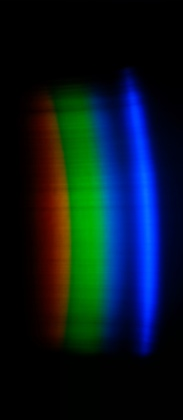
%> input picture android/app/src/main/jni/test/bb/avg.jpg, 183 x 420 px, shrunk from 1064 x 2448 before the run
$ octave autoCircleELISA1.m   (GNU Octave 9; MATLAB toolbox functions it lacks are replaced by stand-ins)
%> lines starting %> are read from the running program, lines starting %| are printed output that depends on the picture
### matlab/findPoints1.m
function [ px, py ] = findPoints1( I, range, thresh )
    py = (range(1):range(2))';
    px = zeros(length(py), 1);
    for i=1:length(px)
        col = I(py(i), :);
        [maxVal, iMax] = max(col(:));
        minVal = min(col(:));
        threshVal = double(thresh * (maxVal - minVal) + minVal);
        j = iMax;
        while (j < length(col) && col(j) >= threshVal)
            j = j + 1;
        end
        x1 = j - 1;
        val1 = double(col(x1));
        x2 = j;
        val2 = double(col(x2));
        a = [x1 1; x2 1] \ [val1; val2];
        px(i) = (threshVal - a(2)) / a(1);
    end
end

### matlab/filterPoints.m
function [ x1, y1 ] = filterPoints( x, y, n )
    index = find(x > (mean(x) + n*std(x)) | x < (mean(x) - n*std(x)));
    x1 = x;
    y1 = y;
    x1(index) = [];
    y1(index) = [];
end

### matlab/circleFitMLS.m
function [ c, R ] = circleFitMLS( x, y )
    n = length(x);
    sumX = sum(x);
    sumX2 = sum(x.*x);
    sumX3 = sum(x.*x.*x);
    sumY = sum(y);
    sumY2 = sum(y.*y);
    sumY3 = sum(y.*y.*y);
    sumXY = sum(x.*y);
    sumXY2 = sum(x.*y.*y);
    sumX2Y = sum(x.*x.*y);
    A = n*sumX2 - sumX*sumX;
    B = n*sumXY - sumX*sumY;
    C = n*sumY2 - sumY*sumY;
    D = 0.5*(n*sumXY2 - sumX*sumY2 + n*sumX3 - sumX*sumX2);
    E = 0.5*(n*sumX2Y - sumY*sumX2 + n*sumY3 - sumY*sumY2);
    c = [(D*C - B*E)/(A*C - B*B); (A*E - B*D)/(A*C - B*B)];
    R = sum(sqrt((x - c(1)).*(x - c(1)) + (y - c(2)).*(y - c(2))))/n;
end

### matlab/autoCircleELISA1.m
clear;
close all;
I = imread('avg.jpg');
%> I is the input picture: size 420x183x3 uint8; mean R, G, B 8, 24.3, 34.6
[height, width, ~] = size(I);
%> height = 420; width = 183
if (height < width)
    I = imrotate(I, -90);
end
J = sum(I, 3);
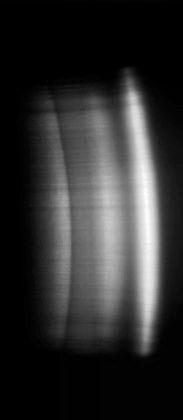
%> J: size 420x183 double; min 0, max 370, mean 66.8; drawn with min black and max white
vSum = sum(J, 1);
%> vSum = 183 values, max 72800 at index 145, min 3 at index 1, mean 28067.7
temp = sort(vSum);
%> temp = 183 values from 3 to 72800
thresh = temp(round(length(temp)*0.7));
%> thresh = 38987
figure;
plot(vSum);
hold on;
plot(1:length(vSum), thresh);
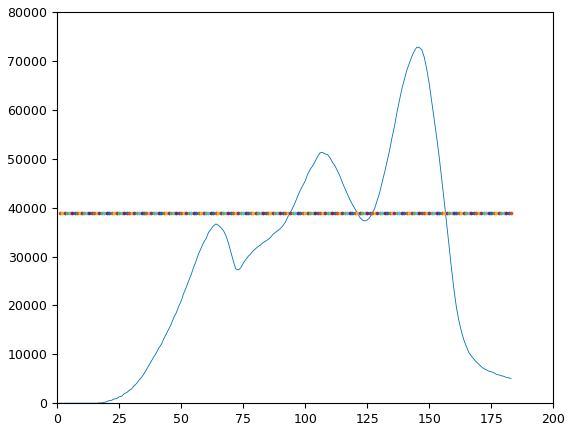
%> figure redrawn from the program's plot data; curve peaks at x = 145, y = 72800
hold off;
index = find(vSum > thresh);
%> index = 55 values from 95 to 156
minIndex = min(index);
%> minIndex = 95
%minIndex = 1200;
maxIndex = max(index);
%> maxIndex = 156
[px, py] = findPoints1(rgb2gray(I), [minIndex, maxIndex], 0.8);
%> in findPoints1, `py = (range(1):range(2))';`: py = 62 values from 95 to 156
%> the loop in findPoints1, `for i=1:length(px)` made 62 passes
%> (maxVal, iMax, threshVal, x1, val1, x2, val2) on passes 1 to 12: (45, 132, 36, 136, 36, 137, 31), (46, 132, 37, 136, 39, 137, 34), (50, 133, 40, 136, 42, 137, 37), (53, 133, 42, 136, 46, 137, 39), (55, 133, 44, 136, 47, 137, 40), (53, 133, 42, 136, 45, 137, 41), (53, 133, 42, 137, 42, 138, 37), (54, 134, 43, 137, 43, 138, 38), (53, 134, 42, 137, 43, 138, 39), (51, 134, 41, 137, 43, 138, 39), (52, 134, 42, 138, 42, 139, 37), (55, 134, 44, 138, 46, 139, 40)
%> after the loop in findPoints1, `for i=1:length(px)`: px = 62 values, max 139.7 at index 20, min 95.5 at index 22, mean 112.1
%> py = 62 values from 95 to 156
[px, py] = filterPoints(px, py, 2);
%> in filterPoints, `index = find(x > (mean(x) + n*std(x)) | x < (mean(x) - n*std(x)));`: index = []
%> in filterPoints, `x1 = x;`: x1 has the same summary as px in findPoints1
%> in filterPoints, `y1 = y;`: y1 = 62 values from 95 to 156
[c, R] = circleFitMLS(px, py);
%> in circleFitMLS, `n = length(x);`: n = 62
%> in circleFitMLS, `sumX = sum(x);`: sumX = 6950.7
%> in circleFitMLS, `sumX2 = sum(x.*x);`: sumX2 = 800563.6
%> in circleFitMLS, `sumX3 = sum(x.*x.*x);`: sumX3 = 94794143.3
%> in circleFitMLS, `sumY = sum(y);`: sumY = 7781
%> in circleFitMLS, `sumY2 = sum(y.*y);`: sumY2 = 996371
%> in circleFitMLS, `sumY3 = sum(y.*y.*y);`: sumY3 = 130028291
%> in circleFitMLS, `sumXY = sum(x.*y);`: sumXY = 856663.7
%> in circleFitMLS, `sumXY2 = sum(x.*y.*y);`: sumXY2 = 107899674.5
%> in circleFitMLS, `sumX2Y = sum(x.*x.*y);`: sumX2Y = 96733907.1
%> in circleFitMLS, `A = n*sumX2 - sumX*sumX;`: A = 1322731.7
%> in circleFitMLS, `B = n*sumXY - sumX*sumY;`: B = -970235.5
%> in circleFitMLS, `C = n*sumY2 - sumY*sumY;`: C = 1231041
%> in circleFitMLS, `D = 0.5*(n*sumXY2 - sumX*sumY2 + n*sumX3 - sumX*sumX2);`: D = 38532619.1
%> in circleFitMLS, `E = 0.5*(n*sumX2Y - sumY*sumX2 + n*sumY3 - sumY*sumY2);`: E = 38653925.9
%> in circleFitMLS, `c = [(D*C - B*E)/(A*C - B*B); (A*E - B*D)/(A*C - B*B)];`: c = [123.6; 128.8]
%> in circleFitMLS, `R = sum(sqrt((x - c(1)).*(x - c(1)) + (y - c(2)).*(y - c(2))))/n;`: R = 28.24
%> c = [123.6; 128.8]; R = 28.24
t = zeros(length(vSum), 1);
for i=1:length(vSum)
    t(i) = sqrt(R*R - (i-c(1))*(i-c(1))) + c(2);
end
%> (the run ends here)

$ run again, with android/app/src/main/jni/test/bb/1.jpg copied over android/app/src/main/jni/test/bb/avg.jpg
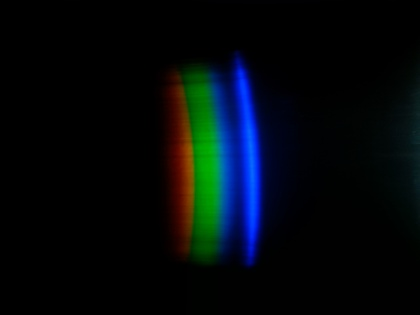
%> input picture android/app/src/main/jni/test/bb/1.jpg, 420 x 315 px, shrunk from 3264 x 2448 before the run
%> I is the input picture: size 315x420x3 uint8; mean R, G, B 2.9, 8.8, 12.5
%> I: size 420x315x3 uint8
%> `J = sum(I, 3);`:
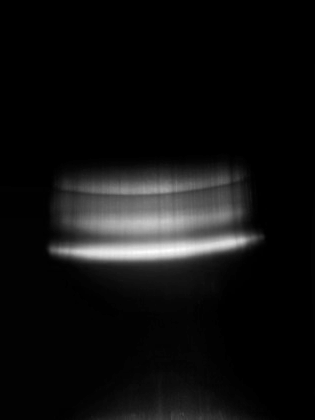
%> J: size 420x315 double; min 0, max 371, mean 24.2; drawn with min black and max white
%> vSum = 315 values, max 23019 at index 163, min 0 at index 280, mean 10171.7
%> temp = 315 values from 0 to 23019
%> thresh = 17250
%> `plot(1:length(vSum), thresh);`:
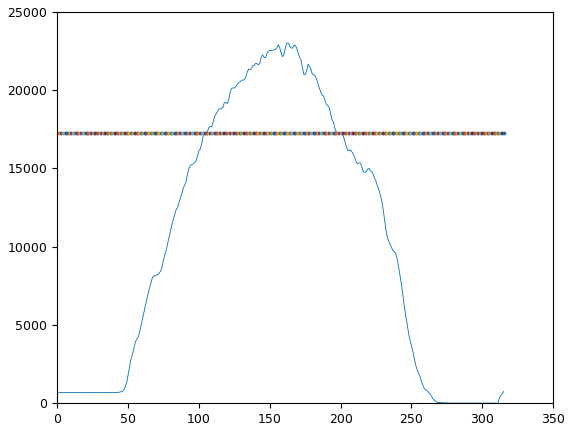
%> figure redrawn from the program's plot data; curve peaks at x = 163, y = 23019
%> `index = find(vSum > thresh);`: index = 94 values from 106 to 200
%> minIndex = 106
%> maxIndex = 200
%> in findPoints1, `py = (range(1):range(2))';`: py = 95 values from 106 to 200
%> the loop in findPoints1, `for i=1:length(px)` made 95 passes
%> (maxVal, iMax, threshVal, x1, val1, x2, val2) on passes 1 to 8: (0, 1, 0, 314, 0, 315, 0), (0, 1, 0, 314, 0, 315, 0), (0, 1, 0, 314, 0, 315, 0), (0, 1, 0, 314, 0, 315, 0), (0, 1, 0, 314, 0, 315, 0), (0, 1, 0, 314, 0, 315, 0), (0, 1, 0, 314, 0, 315, 0), (0, 1, 0, 314, 0, 315, 0)
%> in filterPoints, `index = find(x > (mean(x) + n*std(x)) | x < (mean(x) - n*std(x)));`: index = []
%> y1 = 95 values from 106 to 200
%> n = 95
%> sumX = NaN
%> sumY = 14535
%> sumY2 = 2295295
%> sumY3 = 373040775
%> sumXY = NaN
%> C = 6786800
%> D = NaN
%> in circleFitMLS, `c = [(D*C - B*E)/(A*C - B*B); (A*E - B*D)/(A*C - B*B)];`: c = [NaN; NaN]
%> in circleFitMLS, `R = sum(sqrt((x - c(1)).*(x - c(1)) + (y - c(2)).*(y - c(2))))/n;`: R = NaN
%> `[c, R] = circleFitMLS(px, py);`: c = [NaN; NaN]; R = NaN
